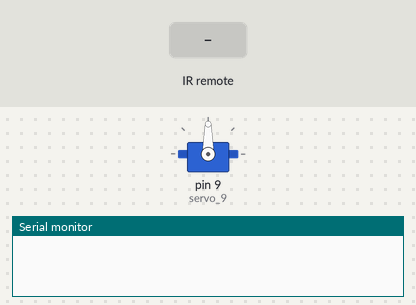
A sketch run on a simulated Arduino Uno, built with avr-gcc and run on an emulated ATmega328P. Shown: servo, the last lines printed to the serial monitor. The inputs (shaded band) are chosen by the test bench.

Above: at 1.2 s.
1.3 s: infrared code 0x30 received
At 1.76 s:
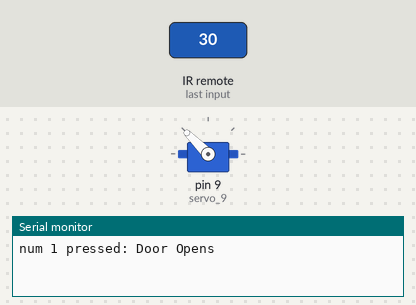
At 2.7 s:
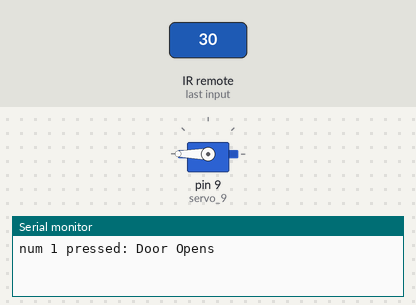
3.7 s: infrared code 0x18 received
At 3.86 s:
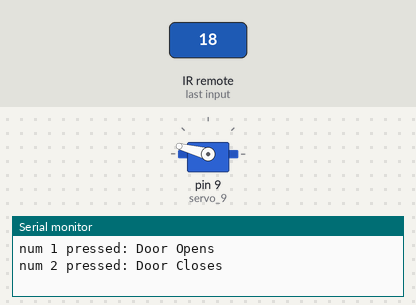
Timing chart, 0 to 6.7 s (numbered marks = the images above; inputs shaded):
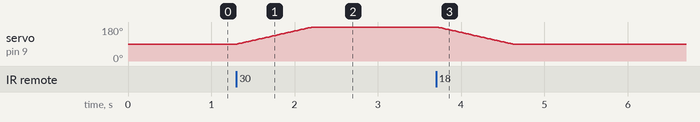

The sketch:

code.ino
```cpp
#include <IRremote.hpp>
#include <Servo.h>

#define IR_RECEIVE_PIN 3
Servo servo_9;

int Position = 0;

void initializeReceiver() {
  // set up the receiver to receive input the NEW way- it changed from earlier versions)
  IrReceiver.begin(IR_RECEIVE_PIN);
}

int redPin = 5;
int greenPin = 6;
int bluePin = 7;

void setup() {

  servo_9.attach(9, 500, 6500);

  pinMode(redPin, INPUT);
  pinMode(greenPin, INPUT);
  pinMode(bluePin, INPUT);

  digitalWrite(redPin, HIGH);

  initializeReceiver();
  Serial.begin(115200);
}

void loop() {
  // Checks received an IR signal
  if (IrReceiver.decode()) {
    translateIR(); // calls our translate function
    IrReceiver.resume();  // Receive the next value
  }
}

void OpenDoor(){
  digitalWrite(redPin, LOW);
  digitalWrite(greenPin, HIGH);
  for (Position = 90; Position <= 180; Position += 1) {
    servo_9.write(Position);
    delay(10); // Wait for 10 millisecond(s)
  }
}

void CloseDoor(){
  digitalWrite(greenPin, LOW);
  digitalWrite(redPin, HIGH);
  for (Position = 180; Position >= 90; Position -= 1) {
    servo_9.write(Position);
    delay(10); // Wait for 10 millisecond(s)
  }

}

void translateIR() {
  // Takes command based on IR code received
  switch (IrReceiver.decodedIRData.command) {
    case 48:
      Serial.println("num 1 pressed: Door Opens");
      OpenDoor();

      break;
    case 24:
      Serial.println("num 2 pressed: Door Closes");
      CloseDoor();
      break;
    case 122:
      Serial.println("num: 3");
      digitalWrite(bluePin, HIGH);
      delay(2000);
      digitalWrite(bluePin, LOW);
      break;
    default:
      Serial.println("another button was pressed");

  }
}
```

Measured:
- after the input at 1.3 s, servo on pin 9 (servo_9): moves from 90° to 180° over 0.91 s, starting at once
- after the input at 3.7 s, servo on pin 9 (servo_9): moves from 180° to 90° over 0.91 s, starting at once
